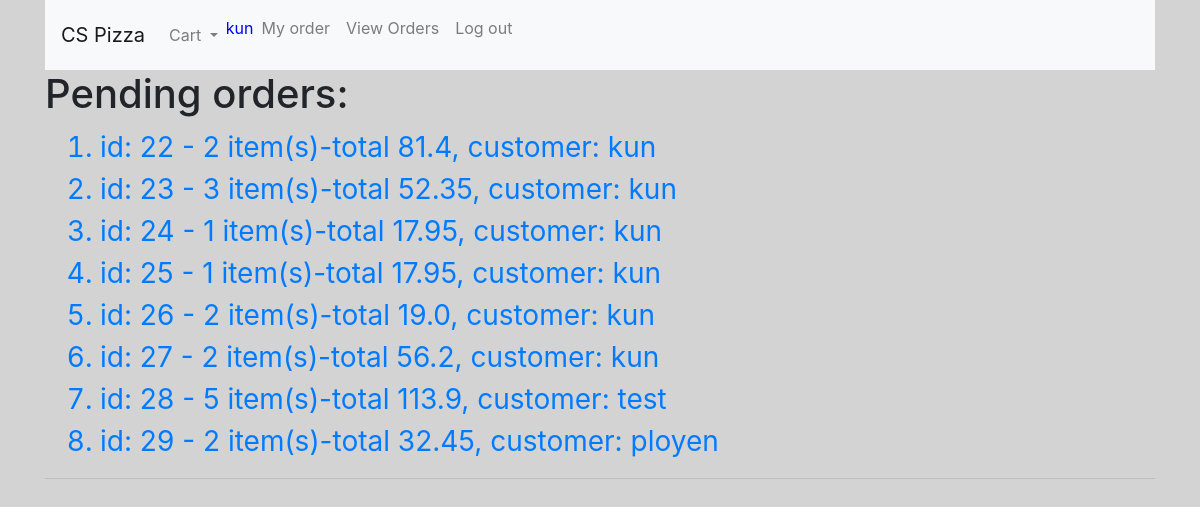
/order_view (signed in), run on an earlier commit of the app's database.
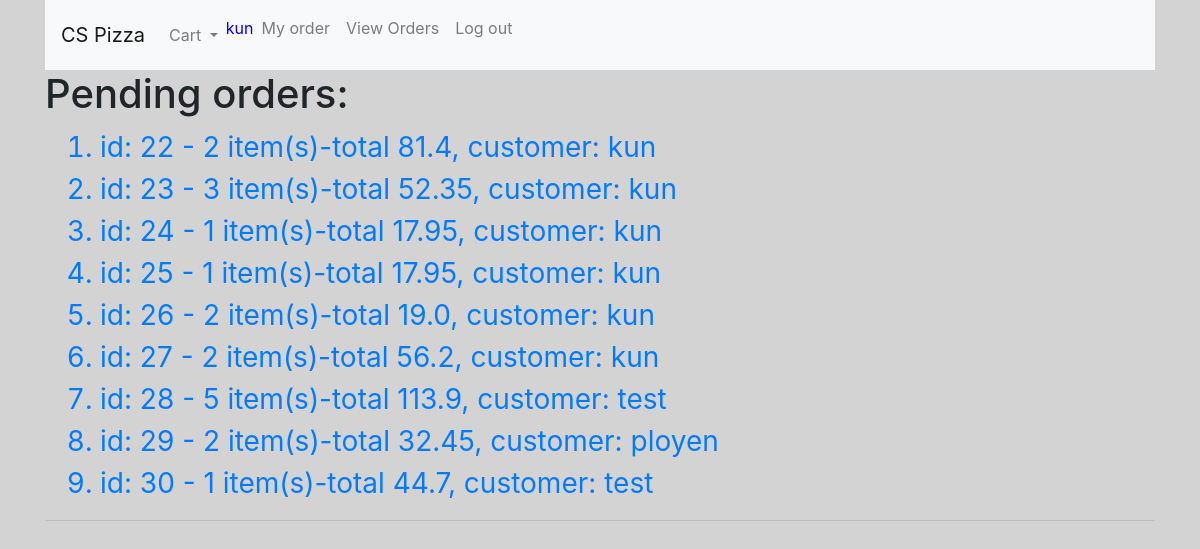
And on a later commit of the database.
### orders/models.py (models this page shows, shortened)
class Order(models.Model):
    username = models.CharField(max_length=64)
    pizza = models.ManyToManyField(Pizza, blank=True)
    sub = models.ManyToManyField(Sub, blank=True)
    pasta = models.ManyToManyField(Pasta, blank=True)
    salad = models.ManyToManyField(Salad, blank=True)
    dinnerplatter = models.ManyToManyField(DinnerPlatter, blank=True)
    is_complete = models.BooleanField(default=False)
    def sum_price(self, obj):
        this_sum = 0
        if len(obj.all()) > 0:
            for item in obj.all():
                this_sum += item.price
        return this_sum
    def total(self):
        total_sum = 0
        total_sum += self.sum_price(self.pizza)
        total_sum += self.sum_price(self.sub)
        total_sum += self.sum_price(self.pasta)
        total_sum += self.sum_price(self.salad)
        total_sum += self.sum_price(self.dinnerplatter)
        return round(total_sum, 2)
    def item_count(self):
        count = 0
        count += len(self.pizza.all())
        count += len(self.sub.all())
        count += len(self.pasta.all())
        count += len(self.salad.all())
        count += len(self.dinnerplatter.all())
        return count
    def __str__(self):
        return f"""id: {self.id} - {self.item_count()} item(s)-total {self.total()}"""

class PizzaMenu(models.Model):
    type = models.CharField(max_length=32)
    size = models.CharField(max_length=10)
    topping_option = models.IntegerField() # 0(cheese), 1, 2, 3, 5 toppings
    price = models.FloatField()

class SubMenu(models.Model):
    name = models.CharField(max_length=32)
    size = models.CharField(max_length=10)
    price = models.FloatField()

class PastaMenu(models.Model):
    name = models.CharField(max_length=32)
    price = models.FloatField()

class SaladMenu(models.Model):
    name = models.CharField(max_length=32)
    price = models.FloatField()

class DinnerPlatterMenu(models.Model):
    name = models.CharField(max_length=32)
    size = models.CharField(max_length=10)
    price = models.FloatField()

### orders/views.py (the view)
# urls.py: path("order_view", views.order_view, name="order_view"),
def order_view(request):
    if request.user.is_authenticated and request.user.is_staff:
        interested_att = ['pizza','sub','pasta','salad','dinnerplatter']
        order_all = Order.objects.all()
        cart_item_count = 0
        try:
            for k in request.session['cart'].keys():
                cart_item_count += len(request.session['cart'][k])
        except KeyError:
            pass
        complete_order = []
        pending_order = []
        for order in order_all:
            if order.is_complete:
                complete_order.append(order)
            else:
                pending_order.append(order)
        contect = {
        'order_data' : order_all,
        'cart_count' : cart_item_count,
        'complete_order' : complete_order,
        'pending_order' : pending_order
        }
        return render(request, 'orders/order_view.html', contect)
    else:
        return render(request, 'orders/error.html', {'message':'Can not access to this page'})

### orders/templates/orders/order_view.html (shortened to what this page needs)
{% extends "orders/base.html" %}
{% block body %}
  {% if pending_order %}
    <h1>Pending orders:</h1>
    <ol>
      {% for order in pending_order %}
      <div class="container">
          <a href="{% url 'order_details' order.id  %}" class="order_link">
            <li>
              {{order}}, customer: {{order.username}}
            </li>
          </a>
      </div>
      {% endfor %}
    </ol>
  {% endif %}
  <hr>
{% endblock %}

What changed in the data, as far as the page shows it:
added Order: id.price "id: 30 - 1 item(s)-total 44.7", username "test"
